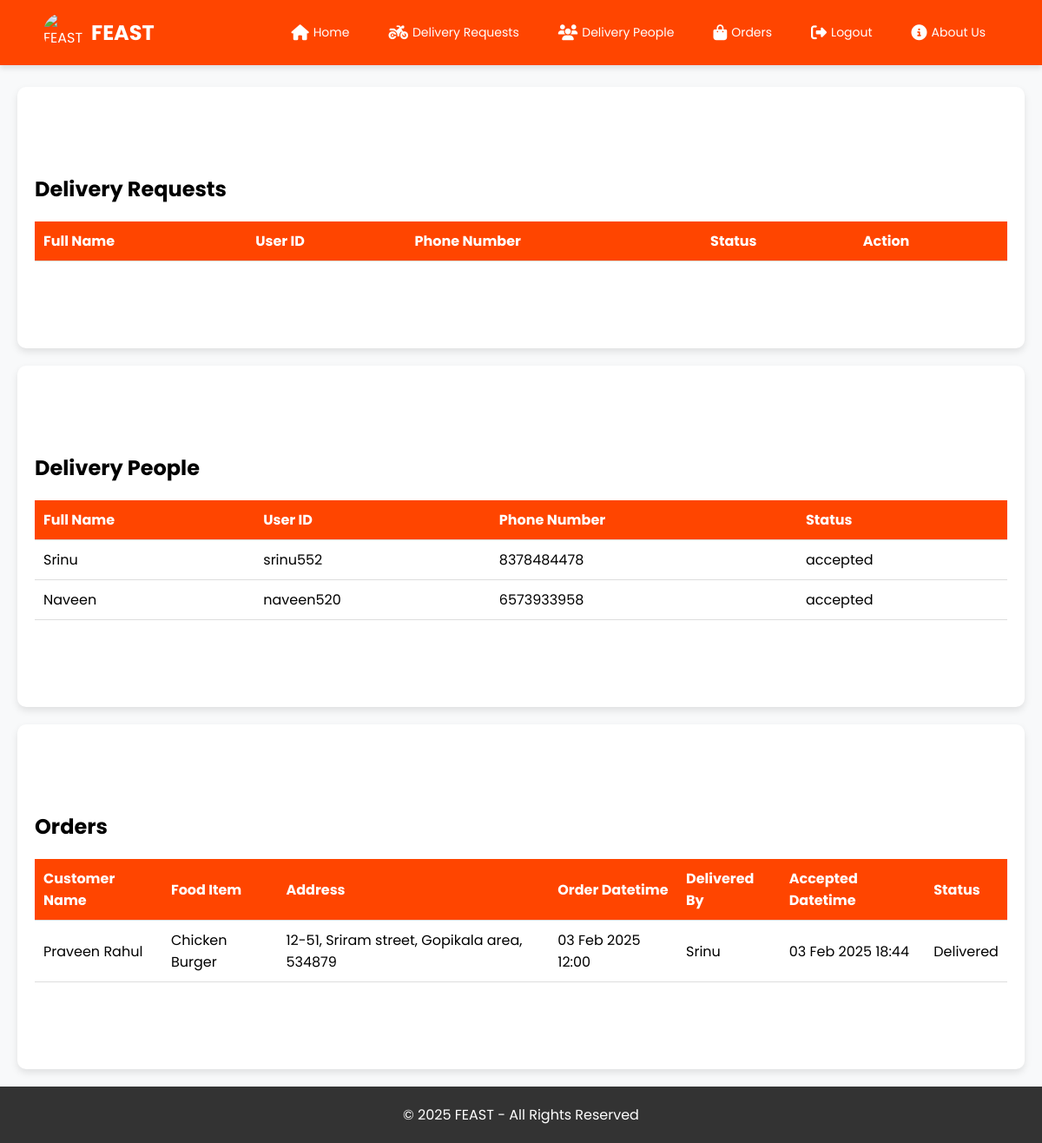
/feast_page/ (signed in), run on the app's committed database.
### Feastapp/models.py (models this page shows, shortened)
class DeliveryBoy(models.Model):
    STATUS_CHOICES = [
        ('not_accepted', 'Not Accepted'),
        ('accepted', 'Accepted'),
    ]
    full_name = models.CharField(max_length=100)
    user_id = models.CharField(max_length=50, unique=True)
    password = models.CharField(max_length=128)
    number = models.CharField(max_length=15)
    status = models.CharField(max_length=20, choices=STATUS_CHOICES, default='not_accepted')

class Order(models.Model):
    STATUS_CHOICES = [
        ('Pending', 'Pending'),
        ('Accepted', 'Accepted'),
        ('Delivered', 'Delivered'),
    ]
    customer = models.ForeignKey(Customer, on_delete=models.CASCADE)
    food_item = models.ForeignKey(FoodItem, on_delete=models.CASCADE)
    address = models.ForeignKey(Address, on_delete=models.CASCADE)
    order_date = models.DateTimeField(auto_now_add=True)
    delivery_boy = models.ForeignKey(DeliveryBoy, on_delete=models.SET_NULL, null=True, blank=True)
    accepted_time = models.DateTimeField(null=True, blank=True)
    status = models.CharField(max_length=20, choices=STATUS_CHOICES, default='Pending')

class Customer(models.Model):
    name = models.CharField(max_length=100)
    email = models.EmailField(unique=True)
    password = models.CharField(max_length=128)
    number = models.CharField(max_length=15, blank=True, null=True)

class FoodItem(models.Model):
    name = models.CharField(max_length=100)
    description = models.TextField()
    image_url = models.URLField()
    price = models.DecimalField(max_digits=6, decimal_places=2)

class Address(models.Model):
    customer = models.ForeignKey(Customer, on_delete=models.CASCADE)
    door_no = models.CharField(max_length=50)
    street = models.CharField(max_length=100)
    area = models.CharField(max_length=100)
    pincode = models.CharField(max_length=10)
    def __str__(self):
        return f"{self.door_no}, {self.street}, {self.area}, {self.pincode}"

### Feastapp/views.py (the view)
# urls.py: path('feast_page/', views.feast_page, name='feast_page'),
def feast_page(request):
    if not request.session.get('feast_admin'):
        messages.error(request, 'Please login as Feast admin.')
        return redirect('feast_admin_login')
    delivery_boys = DeliveryBoy.objects.filter(status='not_accepted')
    accepted_delivery_boys = DeliveryBoy.objects.filter(status='accepted')
    orders = Order.objects.all().order_by('-order_date')
    return render(request, 'feast_page.html', {
        'delivery_boys': delivery_boys,
        'accepted_delivery_boys': accepted_delivery_boys,
        'orders': orders,
    })

### templates/feast_page.html (shortened to what this page needs)
<!DOCTYPE html>
<html lang="en">
<head>
    <link rel="stylesheet" href="https://cdnjs.cloudflare.com/ajax/libs/font-awesome/6.5.1/css/all.min.css">
</head>
<body>
    <header>
        <div class="logo">
            <img src="https://encrypted-tbn0.gstatic.com/images?q=tbn:ANd9GcTdjrMErVvOqpAeiM4NRXnMqEROjp4am5RFF6tOXKuPWYYLQrFYM1-7D4_J3TMHXp0VETI&usqp=CAU" alt="FEAST Logo">
            <h1>FEAST</h1>
        </div>
        <nav>
            <ul>
                <li><a href="{% url 'home' %}"><i class="fas fa-home"></i> Home</a></li>
                <li><a href="#delivery-requests"><i class="fas fa-motorcycle"></i> Delivery Requests</a></li>
                <li><a href="#delivery-people"><i class="fas fa-users"></i> Delivery People</a></li>
                <li><a href="#orders"><i class="fas fa-shopping-bag"></i> Orders</a></li>
                <li><a href="{% url 'logout' %}"><i class="fas fa-sign-out-alt"></i> Logout</a></li>
                <li><a href="{% url 'about_us' %}"><i class="fas fa-info-circle"></i> About Us</a></li>
            </ul>
        </nav>
    </header>
    <section id="delivery-requests" class="delivery-requests">
        <h2>Delivery Requests</h2>
        <table>
            <thead>
                <tr>
                    <th>Full Name</th>
                    <th>User ID</th>
                    <th>Phone Number</th>
                    <th>Status</th>
                    <th>Action</th>
                </tr>
            </thead>
        </table>
    </section>
    <section id="delivery-people" class="delivery-people">
        <h2>Delivery People</h2>
        <table>
            <thead>
                <tr>
                    <th>Full Name</th>
                    <th>User ID</th>
                    <th>Phone Number</th>
                    <th>Status</th>
                </tr>
            </thead>
            <tbody>
                {% for delivery_boy in accepted_delivery_boys %}
                <tr>
                    <td>{{ delivery_boy.full_name }}</td>
                    <td>{{ delivery_boy.user_id }}</td>
                    <td>{{ delivery_boy.number }}</td>
                    <td>{{ delivery_boy.status }}</td>
                </tr>
                {% endfor %}
            </tbody>
        </table>
    </section>
    <section id="orders" class="orders">
        <h2>Orders</h2>
        <table>
            <thead>
                <tr>
                    <th>Customer Name</th>
                    <th>Food Item</th>
                    <th>Address</th>
                    <th>Order Datetime</th>
                    <th>Delivered By</th>
                    <th>Accepted Datetime</th>
                    <th>Status</th>
                </tr>
            </thead>
            <tbody>
                {% for order in orders %}
                <tr>
                    <td>{{ order.customer.name }}</td>
                    <td>{{ order.food_item.name }}</td>
                    <td>{{ order.address }}</td>
                    <td>{{ order.order_date|date:"d M Y H:i" }}</td>
                    <td>
                        {% if order.delivery_boy %}
                            {{ order.delivery_boy.full_name }}
                        {% else %}
                            Not Assigned
                        {% endif %}
                    </td>
                    <td>
                        {% if order.accepted_time %}
                            {{ order.accepted_time|date:"d M Y H:i" }}
                        {% else %}
                            Not Accepted
                        {% endif %}
                    </td>
                    <td>{{ order.status }}</td>
                </tr>
                {% endfor %}
            </tbody>
        </table>
    </section>
    <footer>
        <p>&copy; 2025 FEAST - All Rights Reserved</p>
    </footer>
</body>
</html>

### templates/feast_page.html (style rules this page uses)
* { margin: 0; padding: 0; box-sizing: border-box; font-family: 'Poppins', sans-serif; }
body { background-color: #f8f9fa; padding-top: 80px; }
header { background: #ff4500; color: white; display: flex; justify-content: space-between; align-items: center; padding: 15px 50px; box-shadow: 0 4px 6px rgba(0, 0, 0, 0.1); position: fixed; width: 100%; top: 0; z-index: 1000; }
.logo { display: flex; align-items: center; }
.logo img { width: 45px; height: 45px; margin-right: 10px; border-radius: 50%; }
.logo h1 { font-size: 24px; }
nav ul { list-style: none; display: flex; align-items: center; gap: 15px; }
nav ul li a { text-decoration: none; color: white; font-size: 14px; padding: 10px 15px; border-radius: 10px; transition: all 0.3s ease; display: flex; align-items: center; gap: 5px; }
nav ul li a i { font-size: 18px; }
.orders, .delivery-requests, .delivery-people { padding: 100px 20px; background: #fff; margin: 20px; border-radius: 10px; box-shadow: 0 4px 8px rgba(0, 0, 0, 0.1); }
table { width: 100%; border-collapse: collapse; margin-top: 20px; }
table th, table td { padding: 10px; text-align: left; border-bottom: 1px solid #ddd; }
table th { background: #ff4500; color: white; }
footer { background: #333; color: white; text-align: center; padding: 20px; margin-top: 20px; }
footer p { margin: 0; }

### data on the page
DeliveryBoy: full_name "Srinu", user_id "srinu552", number "8378484478", status "accepted"
DeliveryBoy: full_name "Naveen", user_id "naveen520", number "6573933958", status "accepted"
Order: customer.name "Praveen Rahul", food_item.name "Chicken Burger", address "12-51, Sriram street, Gopikala area, 534879", order_date "03 Feb 2025 12:00", delivery_boy.full_name "Srinu", accepted_time "03 Feb 2025 18:44", status "Delivered"
